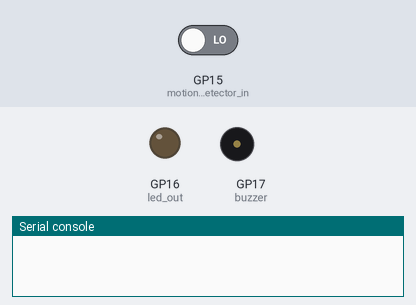
Bench run of a program on a simulated Raspberry Pi Pico running MicroPython. Parts: output pins drawn as LEDs (lit = HIGH), buzzer (waves = sounding), the last lines printed to the serial console. Dashed ring = blinking. Inputs (shaded band) come from the test bench; at power-on: GP15 (motion_detector_in) LOW.

Above: at 1.2 s.
1.3 s: GP15 (motion_detector_in) driven HIGH
At 1.45 s:
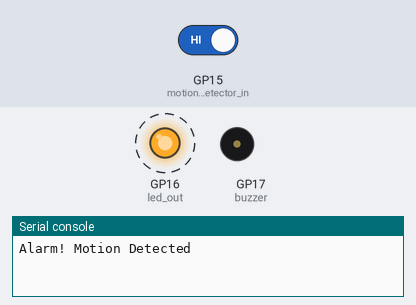
At 1.85 s:
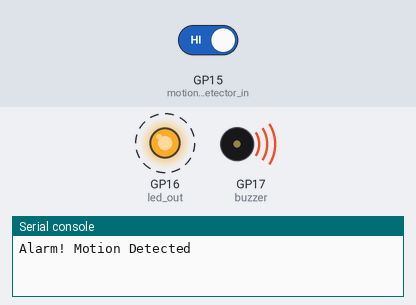
Timing chart, 0 to 7.9 s (numbered marks = the images above; inputs shaded):
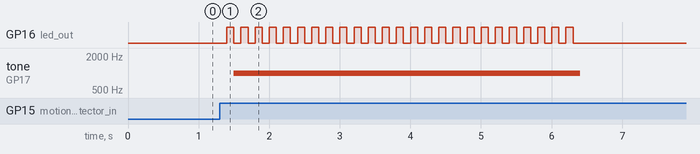

The program:

main.py
```python
# Use the PIR (Passive Infrared) SR501 sensor to turn on a light
# Use the VBUS (5V) very top right pin to power
import machine
import utime

motion_detector_in = machine.Pin(15, machine.Pin.IN, machine.Pin.PULL_DOWN)
led_out = machine.Pin(16, machine.Pin.OUT)
buzzer = machine.PWM(machine.Pin(17))

def pir_handler(pin):
	utime.sleep_ms(100)
	if pin.value():
		print("Alarm! Motion Detected")
		for i in range(50):
			# toggle the led
			led_out.toggle()
			utime.sleep_ms(100)

			# toggle the buzzer
			buzzer.freq(1000)
			buzzer.duty_u16(1000)
		buzzer.duty_u16(0)

motion_detector_in.irq(trigger=machine.Pin.IRQ_RISING, handler=pir_handler)
```

Measured:
- after the input at 1.3 s, GP16 (led_out): alternates HIGH for 0.10 s and LOW for 0.10 s, 50 changes in all, then stays LOW, starting after 0.10 s; tone on GP17 (buzzer): silent → 1000 Hz after 0.20 s, → silent 4.9 s later
